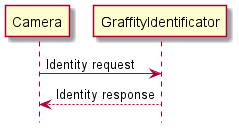
#> input picture source/Images/Camera preccedent.png, 239 x 128 px, given in place of the camera
$ python main.py   (older library calls are emulated)
#> lines starting #> are read from the running program, lines starting #| are printed output that depends on the picture; after the words box and inside, x2 and y2 are one past the last pixel; in counts of white or black regions, pixels touching at a corner belong together
#> in show, frame is the input picture: shape (128, 239, 3); mean B, G, R 227.8, 234.1, 240.2
import cv2

def captch_ex(frame):
    img = frame

    img2gray = cv2.cvtColor(img, cv2.COLOR_BGR2GRAY)
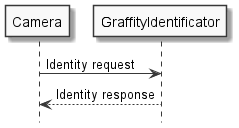
#> img2gray: shape (128, 239); min 0, max 255, mean 235.3
    ret, mask = cv2.threshold(img2gray, 180, 255, cv2.THRESH_BINARY)
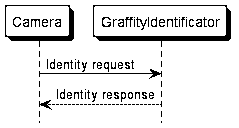
#> mask: shape (128, 239); 90.1% white; 105 black regions (71 under 20 px)
    image_final = cv2.bitwise_and(img2gray, img2gray, mask=mask)
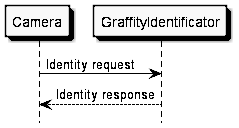
#> image_final: shape (128, 239); min 0, max 255, mean 226.3
    ret, new_img = cv2.threshold(image_final, 180, 255, cv2.THRESH_BINARY)

    kernel = cv2.getStructuringElement(cv2.MORPH_CROSS, (3,3))
#> kernel = [[0, 1, 0], [1, 1, 1], [0, 1, 0]]
    dilated = cv2.dilate(new_img, kernel, iterations=9)
#> dilated: shape (128, 239); every value is 255

    _, contours, hierarchy = cv2.findContours(dilated, cv2.RETR_EXTERNAL, cv2.CHAIN_APPROX_NONE)
#> contours = 1 contour; box (x1, y1, x2, y2) and area: (0, 0, 239, 128) 30226

    return contours

def show():
    cam = cv2.VideoCapture(0)
    cv2.namedWindow("test")

    while True:
        ret, frame = cam.read()
        if not ret:
            print("failed to grab frame")
            break
        cv2.imshow("test", frame)


        for contour in captch_ex(frame):
            [x, y, w, h] = cv2.boundingRect(contour)

            if w < 35 and h < 35:
                continue

            cv2.rectangle(frame, (x, y), (x + w, y + h), (255, 0, 255), 2)
#> this loop made 1 pass
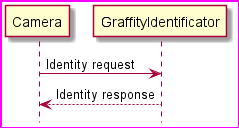
#> frame: shape (128, 239, 3); 3.57% of pixels changed, all inside (x1, y1, x2, y2) = (0, 0, 239, 128)

        k = cv2.waitKey(1)
#> (key Esc is pressed here)
        if k%256 == 27:
            # ESC pressed
            print("Escape hit, closing...")
            break
    cam.release()
    cv2.destroyAllWindows()

if __name__ == "__main__":
    show()

$ run again, on source/Images/Conceptual model.png
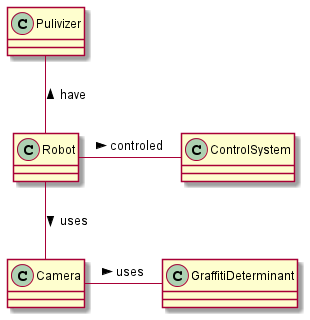
#> input picture source/Images/Conceptual model.png, 310 x 320 px, given in place of the camera
#> in show, frame is the input picture: shape (320, 310, 3); mean B, G, R 229.9, 236.4, 242.9
#> in captch_ex, `ret, mask = cv2.threshold(img2gray, 180, 255, cv2.THRESH_BINARY)`:
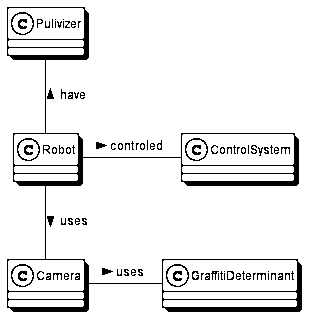
#> mask: shape (320, 310); 92.1% white; 91 black regions (36 under 20 px)
#> kernel = [[0, 1, 0], [1, 1, 1], [0, 1, 0]]
#> dilated: shape (320, 310); every value is 255
#> contours = 1 contour; box (x1, y1, x2, y2) and area: (0, 0, 310, 320) 98571
#> the loop in show, `for contour in captch_ex(frame):` made 1 pass
#> after the loop in show, `for contour in captch_ex(frame):`:
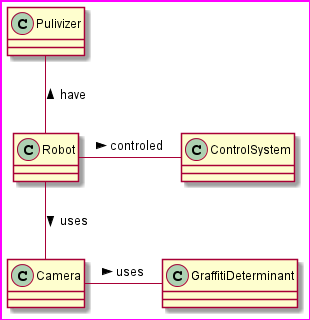
#> frame: shape (320, 310, 3); 1.9% of pixels changed, all inside (x1, y1, x2, y2) = (0, 0, 310, 320)

$ run again, on source/Images/Robot preccedent.png
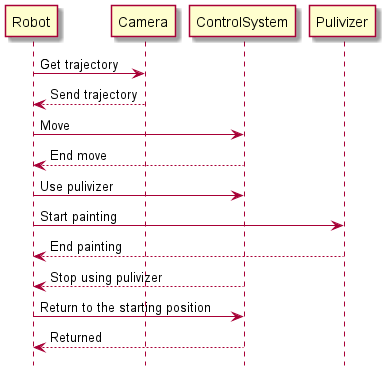
#> input picture source/Images/Robot preccedent.png, 388 x 371 px, given in place of the camera
#> in show, frame is the input picture: shape (371, 388, 3); mean B, G, R 241.2, 242.3, 246.8
#> in captch_ex, `ret, mask = cv2.threshold(img2gray, 180, 255, cv2.THRESH_BINARY)`:
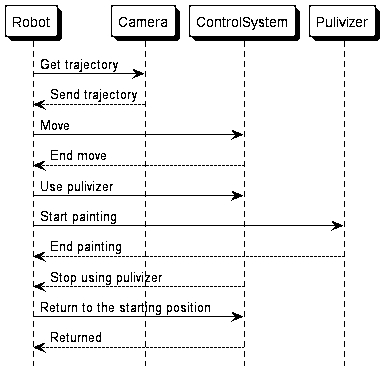
#> mask: shape (371, 388); 94.1% white; black in thin lines or dots
#> kernel = [[0, 1, 0], [1, 1, 1], [0, 1, 0]]
#> dilated: shape (371, 388); every value is 255
#> contours = 1 contour; box (x1, y1, x2, y2) and area: (0, 0, 388, 371) 143190
#> the loop in show, `for contour in captch_ex(frame):` made 1 pass
#> after the loop in show, `for contour in captch_ex(frame):`:
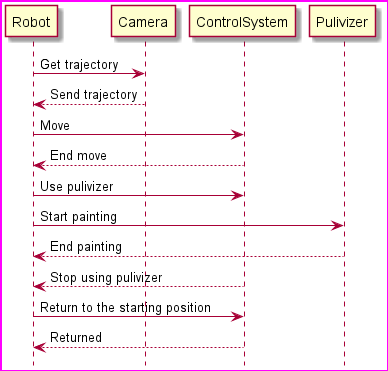
#> frame: shape (371, 388, 3); 1.58% of pixels changed, all inside (x1, y1, x2, y2) = (0, 0, 388, 371)
